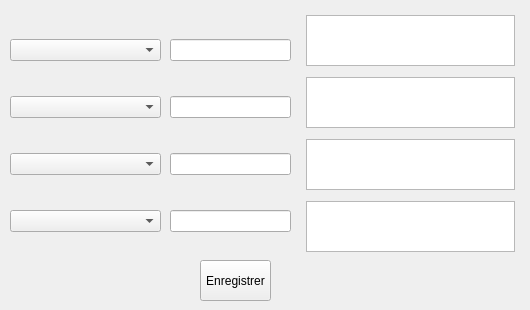
   <widget class="QWidget" name="tab_3">
    <attribute name="title">
     <string>Saisie Prév.</string>
    </attribute>
    <widget class="QWidget" name="gridLayoutWidget_6">
     <property name="geometry">
      <rect>
       <x>170</x>
       <y>10</y>
       <width>121</width>
       <height>251</height>
      </rect>
     </property>
     <layout class="QGridLayout" name="gridLayout_8">
      <item row="1" column="0">
       <widget class="QLineEdit" name="datePrev2"/>
      </item>
      <item row="3" column="0">
       <widget class="QLineEdit" name="datePrev4"/>
      </item>
      <item row="0" column="0">
       <widget class="QLineEdit" name="datePrev1"/>
      </item>
      <item row="2" column="0">
       <widget class="QLineEdit" name="datePrev3"/>
      </item>
     </layout>
    </widget>
    <widget class="QWidget" name="gridLayoutWidget_7">
     <property name="geometry">
      <rect>
       <x>10</x>
       <y>10</y>
       <width>151</width>
       <height>251</height>
      </rect>
     </property>
     <layout class="QGridLayout" name="gridLayout_9">
      <item row="2" column="0">
       <widget class="QComboBox" name="comboPrev3"/>
      </item>
      <item row="1" column="0">
       <widget class="QComboBox" name="comboPrev2"/>
      </item>
      <item row="3" column="0">
       <widget class="QComboBox" name="comboPrev4"/>
      </item>
      <item row="0" column="0">
       <widget class="QComboBox" name="comboPrev1"/>
      </item>
     </layout>
    </widget>
    <widget class="QPushButton" name="btnEnregPrev">
     <property name="geometry">
      <rect>
       <x>200</x>
       <y>260</y>
       <width>71</width>
       <height>41</height>
      </rect>
     </property>
     <property name="text">
      <string>Enregistrer</string>
     </property>
    </widget>
    <widget class="QWidget" name="gridLayoutWidget_10">
     <property name="geometry">
      <rect>
       <x>300</x>
       <y>10</y>
       <width>221</width>
       <height>251</height>
      </rect>
     </property>
     <layout class="QGridLayout" name="gridLayout_12">
      <item row="3" column="0">
       <widget class="QTextEdit" name="remPrev4">
        <property name="maximumSize">
         <size>
          <width>209</width>
          <height>51</height>
         </size>
        </property>
       </widget>
      </item>
      <item row="0" column="0">
       <widget class="QTextEdit" name="remPrev1">
        <property name="maximumSize">
         <size>
          <width>209</width>
          <height>51</height>
         </size>
        </property>
       </widget>
      </item>
      <item row="1" column="0">
       <widget class="QTextEdit" name="remPrev2">
        <property name="maximumSize">
         <size>
          <width>209</width>
          <height>51</height>
         </size>
        </property>
       </widget>
      </item>
      <item row="2" column="0">
       <widget class="QTextEdit" name="remPrev3">
        <property name="maximumSize">
         <size>
          <width>209</width>
          <height>51</height>
         </size>
        </property>
       </widget>
      </item>
     </layout>
    </widget>
   </widget>
